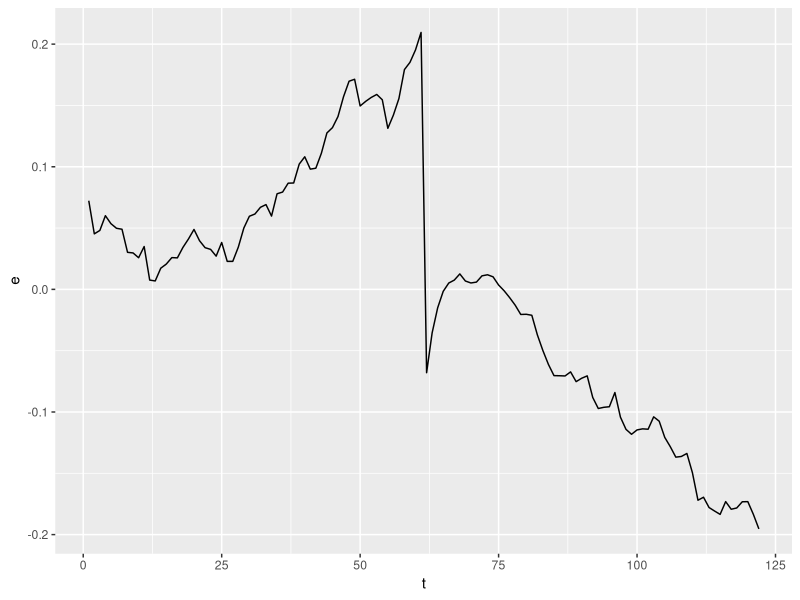
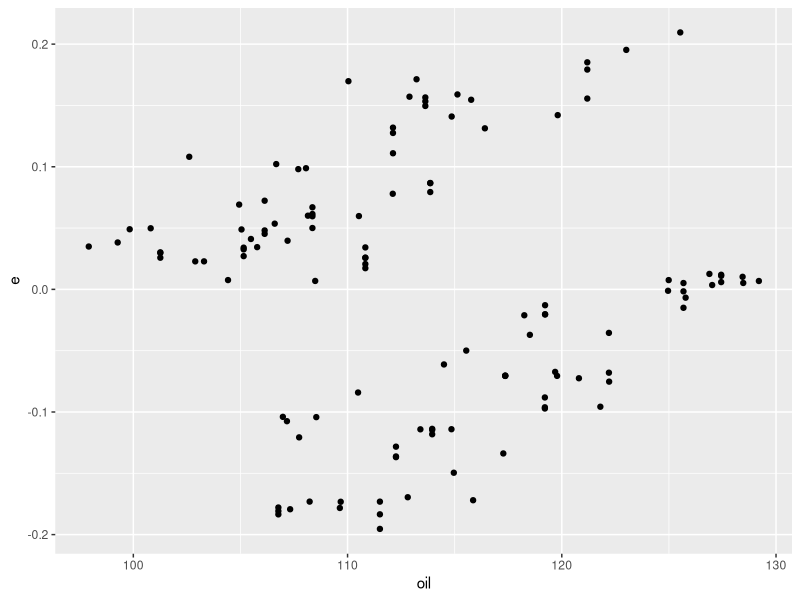
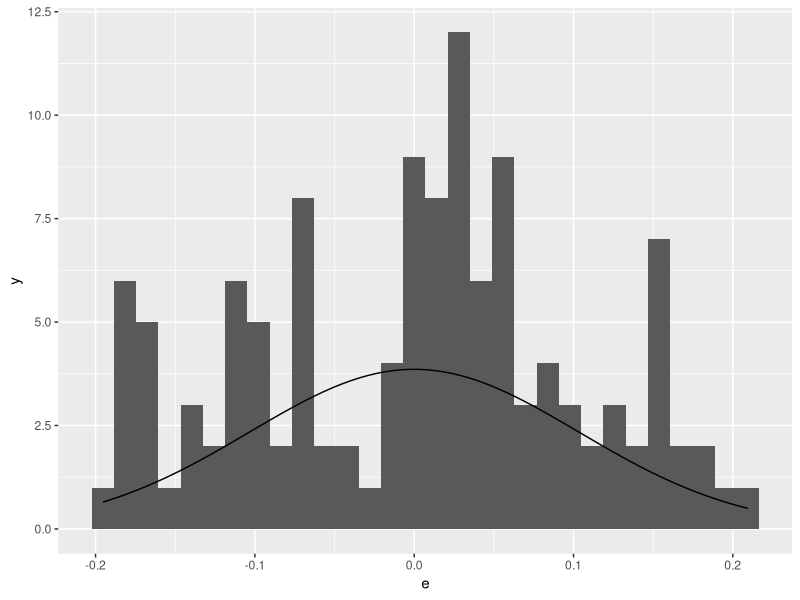

Reproduce these figures in R, in order.

#############
# Stats 2   #
# 2022 Exam #
#############

df <- read.csv("petrol.csv")

# Q1: Obtain correlation:
cor(df$petrol, df$duty)

# Model 1:
m1 <- lm(petrol ~ duty, data = df)
summary(m1)

# Q3: Check range of duty for interpreting b_0:
summary(df$duty)

# Q5: Hypothesis test
b_1 <- coef(summary(m1))["duty", "Estimate"]
s_b_1 <- coef(summary(m1))["duty", "Std. Error"]
(t <- (b_1 - 0.5) / s_b_1)
qt(0.95, m1$df.residual)  # critical value

# Model 2:
m2 <- lm(petrol ~ oil, data = df)
summary(m2)

# Q7: Visually inspecting residuals:
library(ggplot2)
df$e <- m2$residuals
df$t <- 1:nrow(df)
ggplot(df, aes(t, e)) + geom_line()
ggplot(df, aes(oil, e)) + geom_point()
ggplot(df, aes(e)) + geom_histogram() +
  stat_function(fun = dnorm, args = list(mean = 0, sd = sd(df$e)))
# Note: Don't need to know how to do this histogram any more:

# Model 3:
m3 <- lm(petrol ~ duty + oil, data = df)
summary(m3)

# Q11: Confidence interval:
confint(m3, level = 0.95)

# Q14: F-test:
anova(lm(petrol ~ 1, data = df), m3)  # Get SSR
qf(0.95, 2, 119)  # Critical value

# Q15: Prediction interval:
df_p <- data.frame(oil = 106.09, duty = 0.359)
predict(m3, df_p, interval = "prediction", level = 0.95)

# Q16: Prediction:
df_p <- data.frame(oil = 122.20, duty = 0.6545)
predict(m3, df_p)

# Model 4:
df$t <- 1:nrow(df)
df$t_post <- ifelse(as.Date(df$date) > as.Date("2022-05-31"),
                    as.Date(df$date) - as.Date("2022-05-31"), 0)
m4 <- lm(petrol ~ duty + t + t_post, data = df)
summary(m4)

# Model 5:
m5 <- lm(petrol ~ duty + oil + t + t_post, data = df)
summary(m5)

# Q21: Partial F-test
anova(m3, m5)
qf(0.95, 2, 117)  # Critical value
